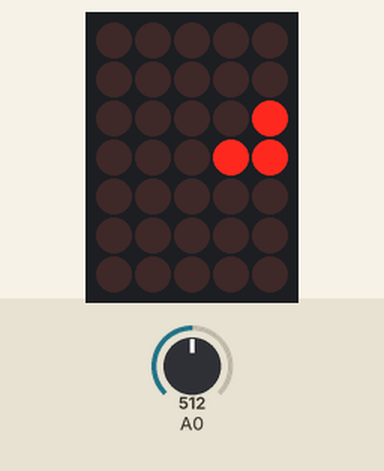
Bench run of a sketch on a simulated Arduino Uno, built with avr-gcc and run on an emulated ATmega328P. Parts: 5×7 LED matrix. Wiring (inferred from the names in the program): LED matrix (orientation assumed): rows pin 12, pin 11, pin 2, pin 9, pin 4, pin 5, pin 6; columns pin 13, pin 3, pin 10, pin 7, pin 8. Inputs (shaded band) come from the test bench; at power-on: A0 = 512.

Above: at 1.2 s.
1.3 s: A0 set to 716
At 2.1 s:
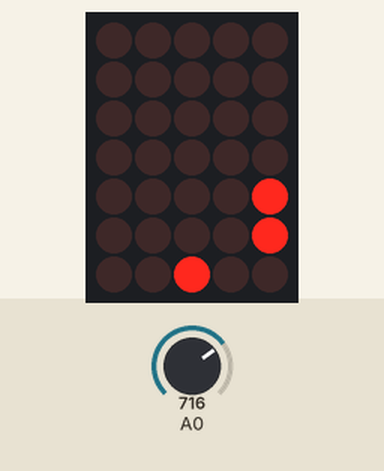
3.7 s: A0 set to 900
At 3.99 s:
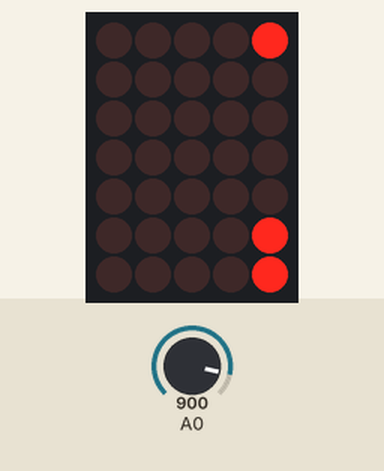
5.9 s: A0 set to 306
At 6.51 s:
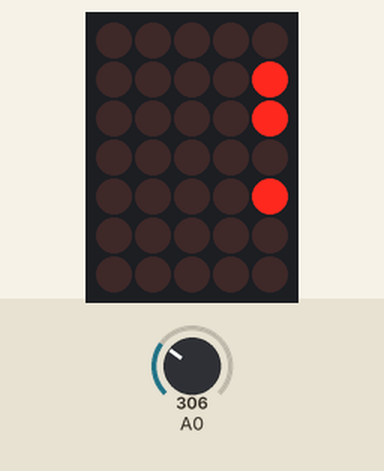
8.1 s: A0 set to 122
At 8.71 s:
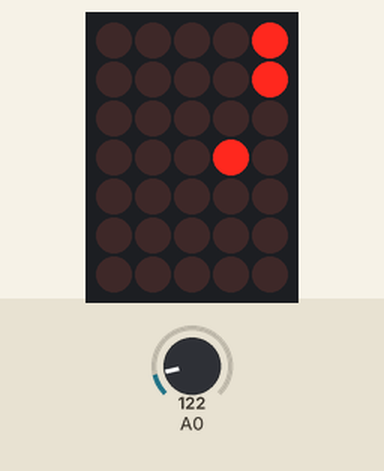
10.3 s: A0 set to 511
At 10.61 s:
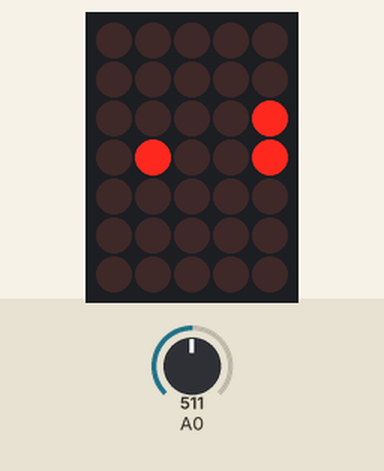
12.8 s: A0 set to 1023
At 13.13 s:
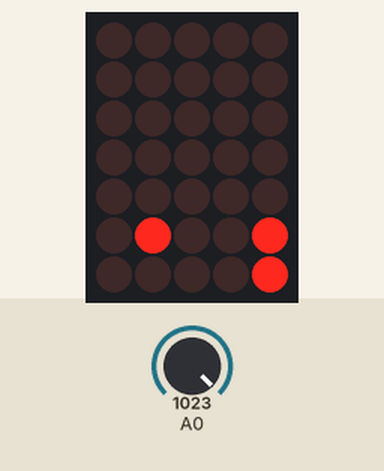
Timing chart, 0 to 15.8 s (numbered marks = the images above; inputs shaded):
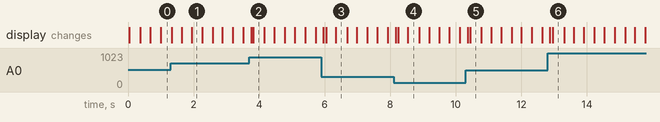

Measured:
- after the input at 1.3 s, the display: first changes at once (image 1 shows a later state)
- after the input at 3.7 s, the display: first changes after 0.06 s (image 2 shows a later state)
- after the input at 5.9 s, the display: first changes after 0.06 s (image 3 shows a later state)
- after the input at 8.1 s, the display: first changes after 0.06 s (image 4 shows a later state)
- after the input at 10.3 s, the display: first changes after 0.06 s (image 5 shows a later state)
- after the input at 12.8 s, the display: first changes after 0.06 s (image 6 shows a later state)

The sketch:

Lesson_8d.ino
```cpp
//一番下が何個光っているか

unsigned int i,x,line=0;
int rx,num=0;
char col=0,row=0,bar;
const char pin_col[5]={13,3,10,7,8};
const char pin_row[7]={12,11,2,9,4,5,6};
const char col_table[8]={0,1,2,3,4,3,2,1};
const char row_table[12]={0x01,0x02,0x04,0x08,0x10,0x20,0x40,0x20,0x10,0x08,0x04,0x02};
const char bar_table[6]={0x03,0x06,0x0c,0x18,0x30,0x60};

void setup() {
  for(i=0;i<5;i++) pinMode(pin_col[i],OUTPUT);
  for(i=0;i<7;i++) pinMode(pin_row[i],OUTPUT);
}

void loop() {
  unsigned int wk=line%5;

    for(i=0;i<5;i++) digitalWrite(pin_col[i],LOW);
    for(i=0;i<7;i++) digitalWrite(pin_row[i],HIGH);

  digitalWrite(pin_col[wk],HIGH);

  if(wk==col_table[col]){//ボール
    for(i=0;i<7;i++){
      if(row_table[row]&(0x01<<i)){
        digitalWrite(pin_row[i],LOW);
      }
    }
  }

  if(wk==4){//バーを一列に固定
    for(i=0;i<7;i++){
      if(bar_table[bar]&(0x01<<i)){
        digitalWrite(pin_row[i],LOW);
      }
    }
  }

  x=digitalRead(pin_row[i]);
  if(x<3){

  }

  line++;
  delay(1);

  bar=analogRead(A0)/171;

  if(!(line%256)){
    if(col==7) col=0;
    else       col++;
    if(row==11) row=0;
    else        row++;
  }
}
```
